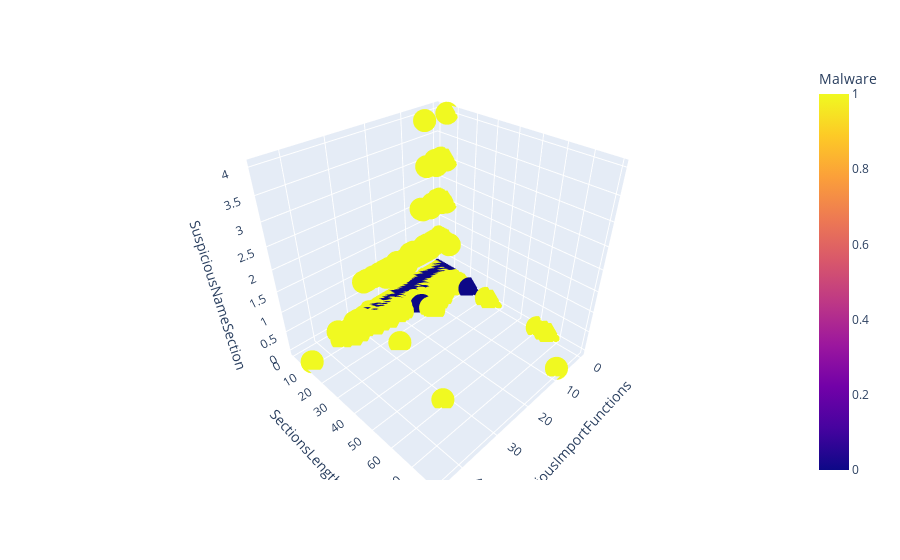

Notebook code for this chart:
### Code cell
# malware의 특성을 3개의 축 그래프로 나타냄
import plotly.express as px

fig = px.scatter_3d(
    df,
    x="SuspiciousImportFunctions",
    y="SectionsLength",
    z="SuspiciousNameSection",
    color="Malware",
)
fig.show()

### Figure 1 — Plotly figure (JSON) as saved in the notebook; plotly's stock layout.template omitted (floating-point values rounded to 4 significant figures; data arrays with more than 128 entries replaced by an {"elided": "..."} marker saying what was removed)
{"data": [{"hovertemplate": "SuspiciousImportFunctions=%{x}<br>SectionsLength=%{y}<br>SuspiciousNameSection=%{z}<br>Malware=%{marker.color}<extra></extra>", "legendgroup": "", "marker": {"color": {"elided": "19611 int values"}, "coloraxis": "coloraxis", "symbol": "circle"}, "mode": "markers", "name": "", "scene": "scene", "showlegend": false, "type": "scatter3d", "x": {"elided": "19611 int values"}, "y": {"elided": "19611 int values"}, "z": {"elided": "19611 int values"}}], "layout": {"coloraxis": {"colorbar": {"title": {"text": "Malware"}}, "colorscale": [[0, "#0d0887"], [0.1111, "#46039f"], [0.2222, "#7201a8"], [0.3333, "#9c179e"], [0.4444, "#bd3786"], [0.5556, "#d8576b"], [0.6667, "#ed7953"], [0.7778, "#fb9f3a"], [0.8889, "#fdca26"], [1, "#f0f921"]]}, "legend": {"tracegroupgap": 0}, "margin": {"t": 60}, "scene": {"domain": {"x": [0, 1], "y": [0, 1]}, "xaxis": {"title": {"text": "SuspiciousImportFunctions"}}, "yaxis": {"title": {"text": "SectionsLength"}}, "zaxis": {"title": {"text": "SuspiciousNameSection"}}}}}
